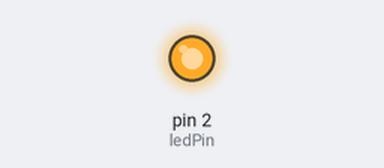
This sketch was run on a simulated Arduino Uno, built with avr-gcc and run on an emulated ATmega328P. Parts: output pins drawn as LEDs (lit = HIGH).

Above: at 1.2 s.
At 1.9 s:
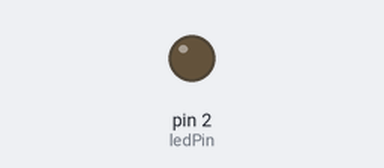
Timing chart, 0 to 8.2 s (numbered marks = the images above):
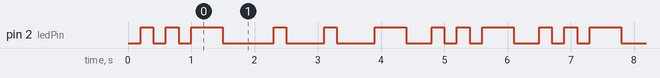

Measured:
- by itself, pin 2 (ledPin): repeats every 6.3 s: LOW 0.20 s, HIGH 0.20 s, LOW 0.20 s, HIGH 0.50 s, LOW 0.80 s, 2 × (HIGH 0.20 s, LOW 0.60 s), HIGH 0.50 s, LOW 0.40 s, 2 × (HIGH 0.20 s, LOW 0.20 s), HIGH 0.50 s, LOW 0.40 s, HIGH 0.20 s
- by itself, everything shown: repeats every 6.3 s, in 18 steps

The sketch:

ex03.ino
```cpp
// ex03: SOS信号 - 使用millis()
const int ledPin = 2;

const int DOT = 200;
const int DASH = 600;
const int GAP = 200;
const int LETTER_GAP = 500;
const int SOS_GAP = 2000;

int step = 0;
unsigned long lastTime = 0;

int pattern[] = {1,0,1,0,1,0,0, 2,0,2,0,2,0,0, 1,0,1,0,1,0,0};
int patternLen = 21;

void setup() {
  pinMode(ledPin, OUTPUT);
  digitalWrite(ledPin, LOW);
}

void loop() {
  unsigned long now = millis();

  int waitTime;
  if (pattern[step] == 1) waitTime = DOT;
  else if (pattern[step] == 2) waitTime = DASH;
  else {
    int zeroCount = 1;
    for (int i = step+1; i < patternLen && pattern[i]==0; i++) zeroCount++;
    if (zeroCount == 1) waitTime = GAP;
    else if (zeroCount == 2) waitTime = LETTER_GAP;
    else waitTime = SOS_GAP;
  }

  if (now - lastTime >= waitTime) {
    lastTime = now;

    if (pattern[step] == 1 || pattern[step] == 2) {
      digitalWrite(ledPin, HIGH);
    } else {
      digitalWrite(ledPin, LOW);
    }

    step++;
    if (step >= patternLen) step = 0;
  }
}
```
